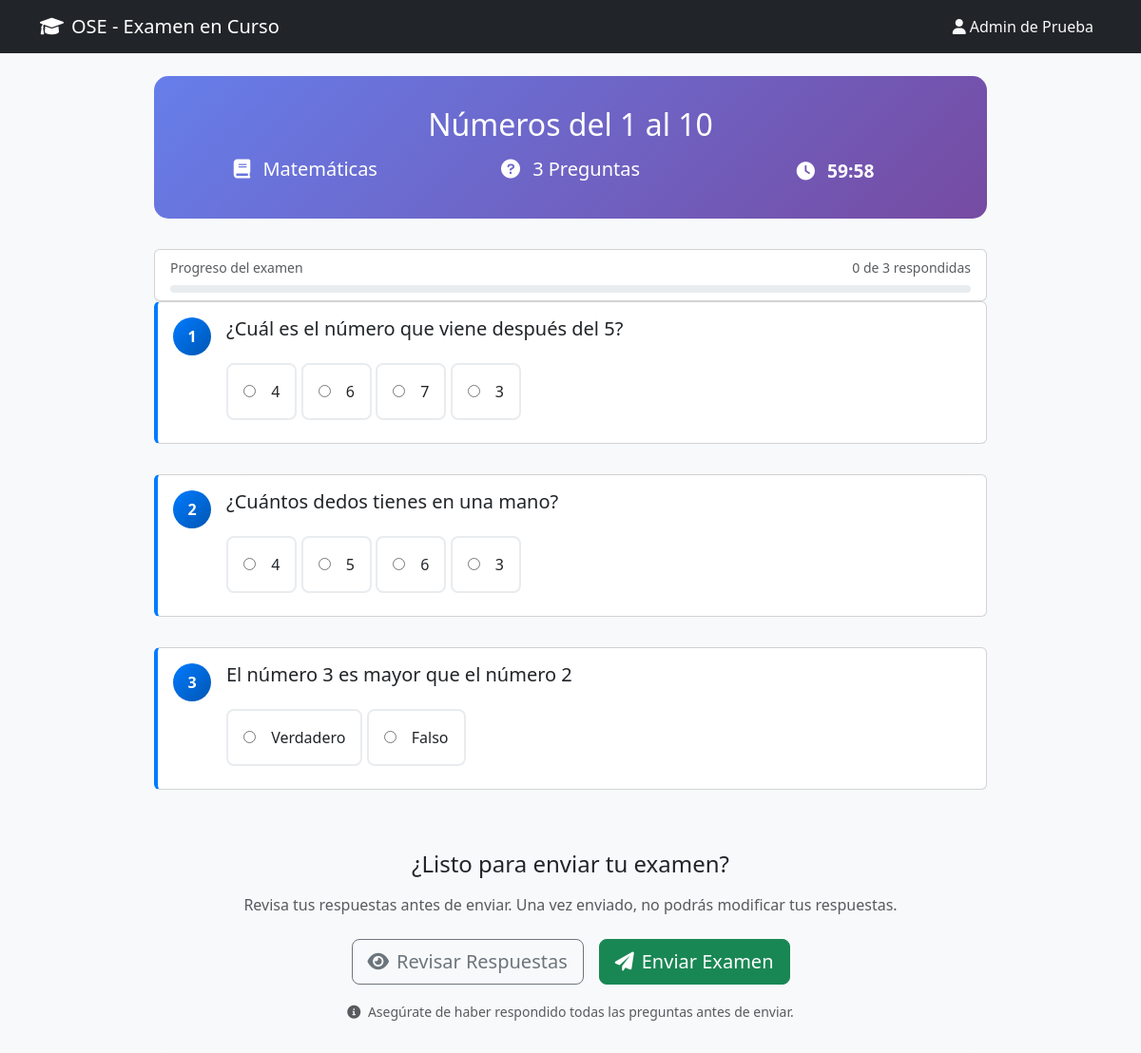
The page /pages/exam.php?examen_id=1 (signed in) on the database its author committed.
### tables this page shows
CREATE TABLE IF NOT EXISTS examenes (
    id INT AUTO_INCREMENT PRIMARY KEY,
    titulo VARCHAR(200) NOT NULL,
    materia_id INT NOT NULL,
    descripcion TEXT,
    fecha_creacion TIMESTAMP DEFAULT CURRENT_TIMESTAMP,
    FOREIGN KEY (materia_id) REFERENCES materias(id) ON DELETE CASCADE
);

CREATE TABLE IF NOT EXISTS materias (
    id INT AUTO_INCREMENT PRIMARY KEY,
    nombre_materia VARCHAR(100) NOT NULL,
    grado_id INT NOT NULL,
    FOREIGN KEY (grado_id) REFERENCES grados(id) ON DELETE CASCADE
);

CREATE TABLE IF NOT EXISTS preguntas (
    id INT AUTO_INCREMENT PRIMARY KEY,
    examen_id INT NOT NULL,
    texto_pregunta TEXT NOT NULL,
    tipo_pregunta ENUM('multiple_choice', 'true_false', 'short_answer') DEFAULT 'multiple_choice',
    FOREIGN KEY (examen_id) REFERENCES examenes(id) ON DELETE CASCADE
);

CREATE TABLE IF NOT EXISTS respuestas (
    id INT AUTO_INCREMENT PRIMARY KEY,
    pregunta_id INT NOT NULL,
    texto_respuesta TEXT NOT NULL,
    es_correcta BOOLEAN DEFAULT FALSE,
    FOREIGN KEY (pregunta_id) REFERENCES preguntas(id) ON DELETE CASCADE
);

### includes/functions.php (called while the page is built, shortened)
<?php
function getPreguntasByExamen($pdo, $examenId) {
    try {
        $stmt = $pdo->prepare('SELECT * FROM preguntas WHERE examen_id = ? ORDER BY id ASC');
        $stmt->execute([$examenId]);
        return $stmt->fetchAll();
    } catch(PDOException $e) {
        return [];
    }
}
function getRespuestasByPregunta($pdo, $preguntaId) {
    try {
        $stmt = $pdo->prepare('SELECT * FROM respuestas WHERE pregunta_id = ? ORDER BY id ASC');
        $stmt->execute([$preguntaId]);
        return $stmt->fetchAll();
    } catch(PDOException $e) {
        return [];
    }
}
?>

### pages/exam.php (the view, shortened to what this page needs)
<?php
require_once '../includes/config.php';
require_once '../includes/functions.php';
$examenId = intval($_GET['examen_id']);
$nombre_usuario = isset($_SESSION['nombre']) ? htmlspecialchars($_SESSION['nombre']) : 'Usuario';
try {
    $stmt = $pdo->prepare('SELECT e.*, m.nombre_materia, g.nombre_grado
                FROM examenes e
                JOIN materias m ON e.materia_id = m.id
                JOIN grados g ON m.grado_id = g.id
                WHERE e.id = ?');
    $stmt->execute([$examenId]);
    $examen = $stmt->fetch();
    $preguntas = getPreguntasByExamen($pdo, $examenId);
    $preguntasConRespuestas = [];
    foreach ($preguntas as $pregunta) {
        $respuestas = getRespuestasByPregunta($pdo, $pregunta['id']);
        $pregunta['respuestas'] = $respuestas;
        $preguntasConRespuestas[] = $pregunta;
    }
} catch(Exception $e) {
    $_SESSION['error'] = "Error al cargar el examen: " . $e->getMessage();
    header("Location: select_grade.php");
    exit();
}
?>
<!DOCTYPE html>
<html lang="es">
<head>
    <link href="https://cdn.jsdelivr.net/npm/bootstrap@5.3.0/dist/css/bootstrap.min.css" rel="stylesheet">
    <link href="https://cdnjs.cloudflare.com/ajax/libs/font-awesome/6.0.0/css/all.min.css" rel="stylesheet">
</head>
<body class="bg-light">
    <nav class="navbar navbar-expand-lg navbar-dark bg-dark">
        <div class="container">
            <a class="navbar-brand" href="../index.php">
                <i class="fas fa-graduation-cap me-2"></i>OSE - Examen en Curso
            </a>
            <div class="navbar-nav ms-auto">
                <span class="nav-link text-light">
                    <i class="fas fa-user me-1"></i><?php echo $nombre_usuario; ?>
                </span>
            </div>
        </div>
    </nav>
    <div class="container mt-4 exam-container">
        <?php if (isset($examen) && isset($preguntasConRespuestas)): ?>
        <div class="exam-header text-center">
            <h2 class="mb-3"><?php echo htmlspecialchars($examen['titulo']); ?></h2>
            <div class="row">
                <div class="col-md-4">
                    <div class="h5">
                        <i class="fas fa-book me-2"></i>
                        <?php echo htmlspecialchars($examen['nombre_materia']); ?>
                    </div>
                </div>
                <div class="col-md-4">
                    <div class="h5">
                        <i class="fas fa-question-circle me-2"></i>
                        <?php echo count($preguntasConRespuestas); ?> Preguntas
                    </div>
                </div>
                <div class="col-md-4">
                    <div class="timer" id="timer">
                        <i class="fas fa-clock me-2"></i>
                        <span id="time-display">60:00</span>
                    </div>
                </div>
            </div>
        </div>
        <div class="progress-container">
            <div class="card">
                <div class="card-body py-2">
                    <div class="d-flex justify-content-between align-items-center">
                        <small class="text-muted">Progreso del examen</small>
                        <small class="text-muted">
                            <span id="answered-count">0</span> de <?php echo count($preguntasConRespuestas); ?> respondidas
                        </small>
                    </div>
                    <div class="progress mt-2" style="height: 8px;">
                    </div>
                </div>
            </div>
        </div>
        <form method="POST" id="exam-form">
            <?php foreach ($preguntasConRespuestas as $index => $pregunta): ?>
                <div class="question-card card">
                    <div class="card-body">
                        <div class="d-flex align-items-start">
                            <div class="question-number">
                                <?php echo $index + 1; ?>
                            </div>
                            <div class="flex-grow-1">
                                <h5 class="question-text mb-4">
                                    <?php echo htmlspecialchars($pregunta['texto_pregunta']); ?>
                                </h5>
                                <div class="answers-container" data-question="<?php echo $pregunta['id']; ?>">
                                    <?php foreach ($pregunta['respuestas'] as $respuesta): ?>
                                        <label class="answer-option" for="resp_<?php echo $respuesta['id']; ?>">
                                            <input type="radio"
                                                   name="respuestas[<?php echo $pregunta['id']; ?>]"
                                                   value="<?php echo $respuesta['id']; ?>"
                                                   id="resp_<?php echo $respuesta['id']; ?>"
                                                   onchange="updateProgress()">
                                            <span class="answer-text">
                                                <?php echo htmlspecialchars($respuesta['texto_respuesta']); ?>
                                            </span>
                                        </label>
                                    <?php endforeach; ?>
                                </div>
                            </div>
                        </div>
                    </div>
                </div>
            <?php endforeach; ?>
            <div class="submit-section">
                <h4 class="mb-3">¿Listo para enviar tu examen?</h4>
                <p class="text-muted mb-4">
                    Revisa tus respuestas antes de enviar. Una vez enviado, no podrás modificar tus respuestas.
                </p>
                <div class="d-flex justify-content-center gap-3">
                    <button type="button" class="btn btn-outline-secondary btn-lg" onclick="reviewAnswers()">
                        <i class="fas fa-eye me-2"></i>Revisar Respuestas
                    </button>
                    <button type="submit" name="enviar_examen" class="btn btn-success btn-lg" id="submit-btn">
                        <i class="fas fa-paper-plane me-2"></i>Enviar Examen
                    </button>
                </div>
                <div class="mt-3">
                    <small class="text-muted">
                        <i class="fas fa-info-circle me-1"></i>
                        Asegúrate de haber respondido todas las preguntas antes de enviar.
                    </small>
                </div>
            </div>
        </form>
    </div>
        <?php endif; ?>
</body>
</html>

### pages/exam.php (style rules this page uses)
.exam-container { max-width: 900px; margin: 0 auto; }
.question-card { border-left: 4px solid #007bff; margin-bottom: 2rem; transition: all 0.3s ease; }
.question-number { background: linear-gradient(135deg, #007bff, #0056b3); color: white; width: 40px; height: 40px; border-radius: 50%; display: flex; align-items: center; justify-content: center; font-weight: bold; margin-right: 1rem; }
.answer-option { border: 2px solid #e9ecef; border-radius: 8px; padding: 1rem; margin-bottom: 0.5rem; cursor: pointer; transition: all 0.3s ease; }
.answer-option input[type="radio"] { margin-right: 0.75rem; }
.exam-header { background: linear-gradient(135deg, #667eea 0%, #764ba2 100%); color: white; border-radius: 15px; padding: 2rem; margin-bottom: 2rem; }
.progress-container { position: sticky; top: 20px; z-index: 100; }
.timer { font-size: 1.2rem; font-weight: bold; }
.submit-section { background: #f8f9fa; border-radius: 15px; padding: 2rem; text-align: center; margin-top: 2rem; }

### rows shown on the page
examenes: titulo "Números del 1 al 10", materia.nombre_materia "Matemáticas"
preguntas: texto_pregunta "¿Cuál es el número que viene después del 5?"
respuestas: texto_respuesta "4"
respuestas: texto_respuesta "6"
respuestas: texto_respuesta "7"
respuestas: texto_respuesta "3"
preguntas: texto_pregunta "¿Cuántos dedos tienes en una mano?"
respuestas: texto_respuesta "4"
respuestas: texto_respuesta "5"
respuestas: texto_respuesta "6"
respuestas: texto_respuesta "3"
preguntas: texto_pregunta "El número 3 es mayor que el número 2"
respuestas: texto_respuesta "Verdadero"
respuestas: texto_respuesta "Falso"

### other values the page prints
$nombre_usuario "Admin de Prueba"
count($preguntasConRespuestas) "3"
